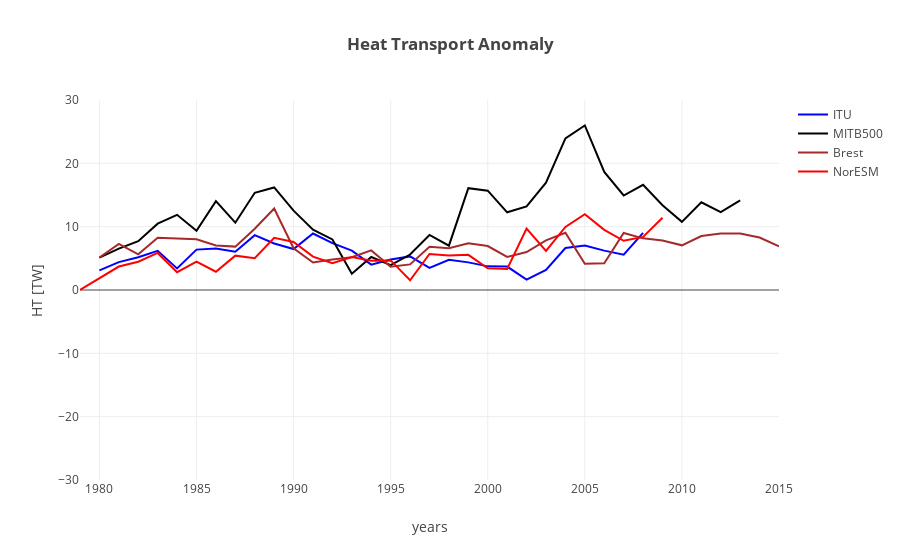

The code cell stored with this chart in its notebook:
### Code cell
x1 = np.copy(ds1.ctlbarents_heattotal.groupby('time.year').mean().year)
x2 = np.copy(ds2.barht_c[0].groupby('Time.year').mean().year)
x3 = np.copy(ds3.Beringrefheat.groupby('time.year').mean().year)
x4 = np.copy(ds4.ht_NorESM_BSO_ctrl.groupby('TIME.year').mean().year)

d1 = np.copy(ds1.gspbarents_heattotal.groupby('time.year').mean()
            -ds1.ctlbarents_heattotal.groupby('time.year').mean())
d2 = np.copy(ds2.barht_gsp[0].groupby('Time.year').mean()
            -ds2.barht_c[0].groupby('Time.year').mean())
d3 = np.copy(ds3.BSOgspheat.groupby('time.year').mean()
            -ds3.BSOrefheat.groupby('time.year').mean())
d4 = np.copy(ds4.ht_NorESM_BSO_gsp.groupby('TIME.year').mean()
            -ds4.ht_NorESM_BSO_ctrl.groupby('TIME.year').mean())

# only from 1980 to 2009
#x2 = x2[:29]
#d2 = d2[:29]
#x3 = x3[:29]
#d3 = d3[:29]
#x4 = x4[1:-1]
#d4 = d4[1:-1]


layout = go.Layout(
    title='<b>Heat Transport Anomaly</b>',
    yaxis=dict(
        title='HT [TW]',
        range=[-30, 30]
    ),
    xaxis=dict(
        title='years'
    )
)    

trace1 = go.Scatter(
    x=x1,
    y=d1,
    mode='lines',
    name='ITU',
    line=dict(
        color='blue',
        width=2,
        shape='smooth'
    )
)

trace2 = go.Scatter(
    x=x2,
    y=d2,
    mode='lines',
    name='MITB500',
    line=dict(
        color='black',
        #dash='dash',
        width=2,
        shape='smooth'
    )
)

trace3 = go.Scatter(
    x=x3,
    y=d3,
    mode='lines',
    name='Brest',
    line=dict(
        color='brown',
        #dash='dash',
        width=2,
        shape='smooth'
    )
)

trace4 = go.Scatter(
    x=x4,
    y=d4,
    mode='lines',
    name='NorESM',
    line=dict(
        color='red',
        #dash='dash',
        width=2,
        shape='smooth'
    )
)

fig = go.Figure(data=[trace1, trace2, trace3, trace4], layout=layout)
py.offline.iplot(fig)

### Figure 1 — Plotly figure (JSON) as saved in the notebook; plotly's stock layout.template omitted (floating-point values rounded to 4 significant figures)
{"data": [{"line": {"color": "blue", "shape": "smooth", "width": 2}, "mode": "lines", "name": "ITU", "type": "scatter", "x": [1980, 1981, 1982, 1983, 1984, 1985, 1986, 1987, 1988, 1989, 1990, 1991, 1992, 1993, 1994, 1995, 1996, 1997, 1998, 1999, 2000, 2001, 2002, 2003, 2004, 2005, 2006, 2007, 2008], "y": [3.104, 4.399, 5.168, 6.181, 3.398, 6.376, 6.538, 6.037, 8.665, 7.348, 6.46, 8.92, 7.389, 6.219, 3.998, 4.814, 5.306, 3.498, 4.766, 4.36, 3.731, 3.695, 1.652, 3.171, 6.635, 7.008, 6.214, 5.569, 9.012]}, {"line": {"color": "black", "shape": "smooth", "width": 2}, "mode": "lines", "name": "MITB500", "type": "scatter", "x": [1980, 1981, 1982, 1983, 1984, 1985, 1986, 1987, 1988, 1989, 1990, 1991, 1992, 1993, 1994, 1995, 1996, 1997, 1998, 1999, 2000, 2001, 2002, 2003, 2004, 2005, 2006, 2007, 2008, 2009, 2010, 2011, 2012, 2013], "y": [5.123, 6.524, 7.709, 10.47, 11.87, 9.346, 14.04, 10.62, 15.35, 16.19, 12.54, 9.523, 7.988, 2.569, 5.206, 3.925, 5.6, 8.694, 6.997, 16.08, 15.68, 12.26, 13.2, 16.95, 23.93, 25.98, 18.65, 14.92, 16.62, 13.4, 10.76, 13.86, 12.29, 14.16]}, {"line": {"color": "brown", "shape": "smooth", "width": 2}, "mode": "lines", "name": "Brest", "type": "scatter", "x": [1980, 1981, 1982, 1983, 1984, 1985, 1986, 1987, 1988, 1989, 1990, 1991, 1992, 1993, 1994, 1995, 1996, 1997, 1998, 1999, 2000, 2001, 2002, 2003, 2004, 2005, 2006, 2007, 2008, 2009, 2010, 2011, 2012, 2013, 2014, 2015], "y": [5.128, 7.274, 5.639, 8.241, 8.127, 7.996, 7.024, 6.849, 9.683, 12.86, 6.592, 4.343, 4.803, 5.172, 6.256, 3.678, 4.044, 6.823, 6.594, 7.388, 6.947, 5.218, 5.991, 7.847, 9.043, 4.145, 4.232, 9.009, 8.153, 7.811, 7.052, 8.522, 8.933, 8.922, 8.293, 6.903]}, {"line": {"color": "red", "shape": "smooth", "width": 2}, "mode": "lines", "name": "NorESM", "type": "scatter", "x": [1979, 1980, 1981, 1982, 1983, 1984, 1985, 1986, 1987, 1988, 1989, 1990, 1991, 1992, 1993, 1994, 1995, 1996, 1997, 1998, 1999, 2000, 2001, 2002, 2003, 2004, 2005, 2006, 2007, 2008, 2009], "y": [0, 1.87, 3.706, 4.463, 5.854, 2.817, 4.469, 2.884, 5.426, 5.029, 8.239, 7.583, 5.263, 4.214, 5.21, 4.629, 4.675, 1.53, 5.685, 5.437, 5.552, 3.442, 3.334, 9.714, 6.161, 9.959, 11.96, 9.505, 7.774, 8.381, 11.42]}], "layout": {"title": "<b>Heat Transport Anomaly</b>", "xaxis": {"title": "years"}, "yaxis": {"range": [-30, 30], "title": "HT [TW]"}}}
